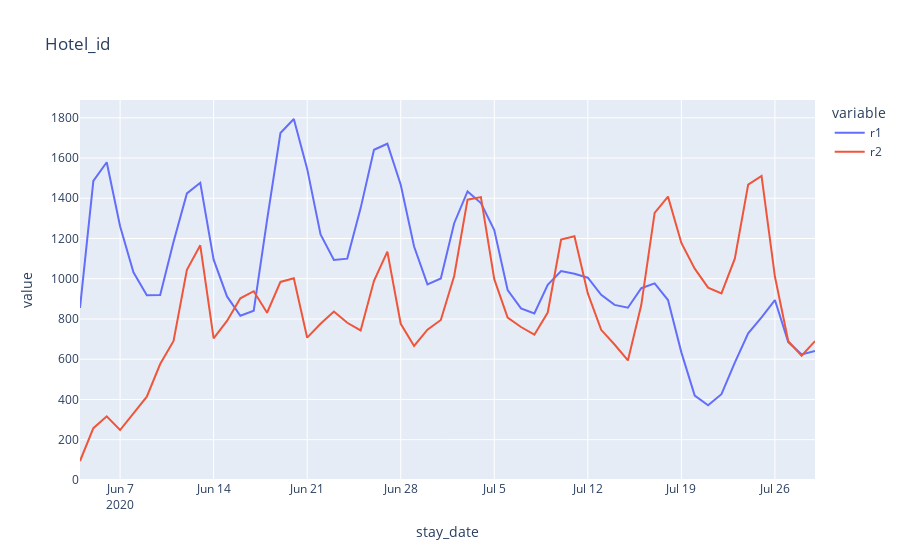
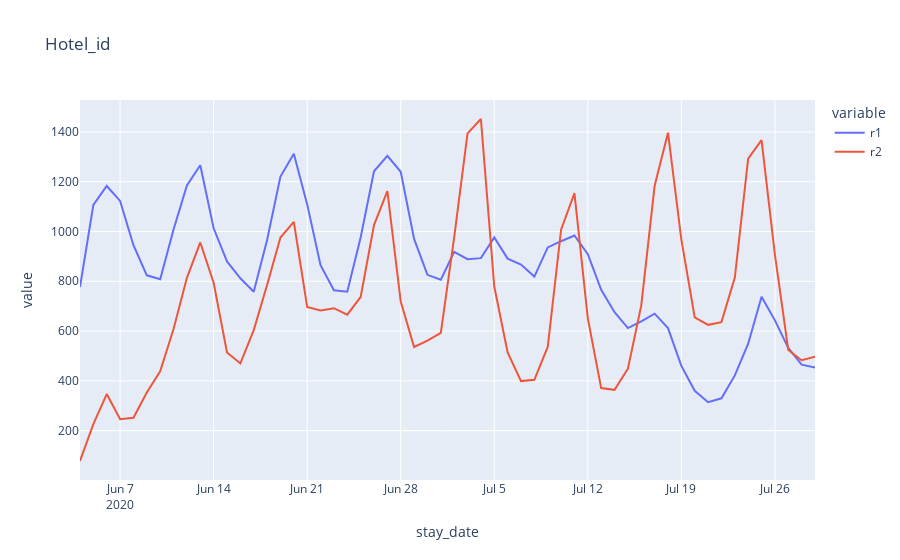
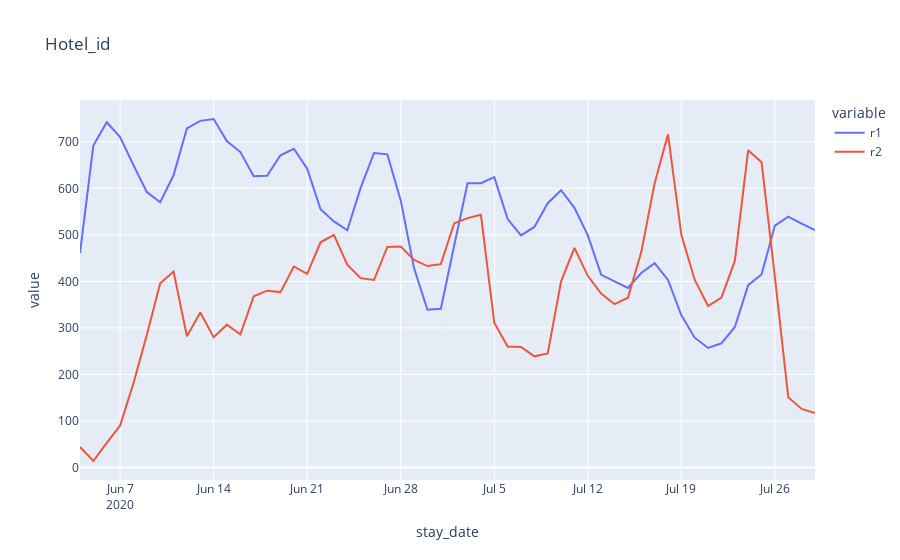
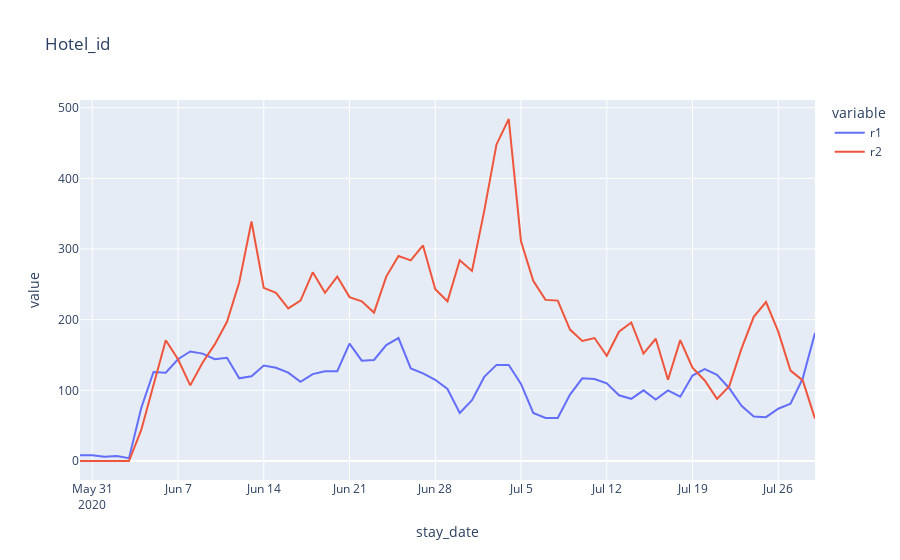

Notebook code cell kept with these figures, in order:
### Code cell
# plotting the time series graph of the top 10 values in two column.
import plotly.express as px
df3 = averageDf.sort_values(by=['r2'], ascending=False).head(10)
for hotel in list(df3['HotelID']):
    fig = px.line(df2[df2['HotelID'] == hotel], x='stay_date', y=['r1','r2'], title='Hotel_id')
    fig.show()

### Figure 1 — Plotly figure (JSON) as saved in the notebook; plotly's stock layout.template omitted (floating-point values rounded to 4 significant figures)
{"data": [{"hovertemplate": "variable=r1<br>stay_date=%{x}<br>value=%{y}<extra></extra>", "legendgroup": "r1", "line": {"color": "#636efa", "dash": "solid"}, "mode": "lines", "name": "r1", "orientation": "v", "showlegend": true, "type": "scatter", "x": ["2020-06-04", "2020-06-05", "2020-06-06", "2020-06-07", "2020-06-08", "2020-06-09", "2020-06-10", "2020-06-11", "2020-06-12", "2020-06-13", "2020-06-14", "2020-06-15", "2020-06-16", "2020-06-17", "2020-06-18", "2020-06-19", "2020-06-20", "2020-06-21", "2020-06-22", "2020-06-23", "2020-06-24", "2020-06-25", "2020-06-26", "2020-06-27", "2020-06-28", "2020-06-29", "2020-06-30", "2020-07-01", "2020-07-02", "2020-07-03", "2020-07-04", "2020-07-05", "2020-07-06", "2020-07-07", "2020-07-08", "2020-07-09", "2020-07-10", "2020-07-11", "2020-07-12", "2020-07-13", "2020-07-14", "2020-07-15", "2020-07-16", "2020-07-17", "2020-07-18", "2020-07-19", "2020-07-20", "2020-07-21", "2020-07-22", "2020-07-23", "2020-07-24", "2020-07-25", "2020-07-26", "2020-07-27", "2020-07-28", "2020-07-29"], "xaxis": "x", "y": [855, 1486, 1579, 1261, 1032, 918, 919, 1184, 1424, 1477, 1095, 912, 816, 841, 1293, 1724, 1794, 1546, 1220, 1093, 1100, 1351, 1641, 1671, 1467, 1160, 972, 1001, 1276, 1434, 1376, 1242, 944, 853, 827, 970, 1038, 1025, 1005, 920, 870, 856, 953, 977, 894, 634, 419, 371, 426, 583, 729, 808, 894, 685, 624, 641], "yaxis": "y"}, {"hovertemplate": "variable=r2<br>stay_date=%{x}<br>value=%{y}<extra></extra>", "legendgroup": "r2", "line": {"color": "#EF553B", "dash": "solid"}, "mode": "lines", "name": "r2", "orientation": "v", "showlegend": true, "type": "scatter", "x": ["2020-06-04", "2020-06-05", "2020-06-06", "2020-06-07", "2020-06-08", "2020-06-09", "2020-06-10", "2020-06-11", "2020-06-12", "2020-06-13", "2020-06-14", "2020-06-15", "2020-06-16", "2020-06-17", "2020-06-18", "2020-06-19", "2020-06-20", "2020-06-21", "2020-06-22", "2020-06-23", "2020-06-24", "2020-06-25", "2020-06-26", "2020-06-27", "2020-06-28", "2020-06-29", "2020-06-30", "2020-07-01", "2020-07-02", "2020-07-03", "2020-07-04", "2020-07-05", "2020-07-06", "2020-07-07", "2020-07-08", "2020-07-09", "2020-07-10", "2020-07-11", "2020-07-12", "2020-07-13", "2020-07-14", "2020-07-15", "2020-07-16", "2020-07-17", "2020-07-18", "2020-07-19", "2020-07-20", "2020-07-21", "2020-07-22", "2020-07-23", "2020-07-24", "2020-07-25", "2020-07-26", "2020-07-27", "2020-07-28", "2020-07-29"], "xaxis": "x", "y": [94, 257, 316, 248, 331, 414, 576, 691, 1044, 1166, 703, 790, 903, 938, 831, 984, 1002, 707, 776, 837, 781, 743, 990, 1135, 776, 666, 747, 795, 1014, 1393, 1406, 998, 807, 760, 722, 832, 1195, 1211, 927, 746, 673, 594, 869, 1327, 1408, 1178, 1050, 956, 927, 1100, 1468, 1511, 1011, 689, 617, 690], "yaxis": "y"}], "layout": {"legend": {"title": {"text": "variable"}, "tracegroupgap": 0}, "title": {"text": "Hotel_id"}, "xaxis": {"anchor": "y", "domain": [0, 1], "title": {"text": "stay_date"}}, "yaxis": {"anchor": "x", "domain": [0, 1], "title": {"text": "value"}}}}

### Figure 2 — Plotly figure (JSON) as saved in the notebook; plotly's stock layout.template omitted (floating-point values rounded to 4 significant figures)
{"data": [{"hovertemplate": "variable=r1<br>stay_date=%{x}<br>value=%{y}<extra></extra>", "legendgroup": "r1", "line": {"color": "#636efa", "dash": "solid"}, "mode": "lines", "name": "r1", "orientation": "v", "showlegend": true, "type": "scatter", "x": ["2020-06-04", "2020-06-05", "2020-06-06", "2020-06-07", "2020-06-08", "2020-06-09", "2020-06-10", "2020-06-11", "2020-06-12", "2020-06-13", "2020-06-14", "2020-06-15", "2020-06-16", "2020-06-17", "2020-06-18", "2020-06-19", "2020-06-20", "2020-06-21", "2020-06-22", "2020-06-23", "2020-06-24", "2020-06-25", "2020-06-26", "2020-06-27", "2020-06-28", "2020-06-29", "2020-06-30", "2020-07-01", "2020-07-02", "2020-07-03", "2020-07-04", "2020-07-05", "2020-07-06", "2020-07-07", "2020-07-08", "2020-07-09", "2020-07-10", "2020-07-11", "2020-07-12", "2020-07-13", "2020-07-14", "2020-07-15", "2020-07-16", "2020-07-17", "2020-07-18", "2020-07-19", "2020-07-20", "2020-07-21", "2020-07-22", "2020-07-23", "2020-07-24", "2020-07-25", "2020-07-26", "2020-07-27", "2020-07-28", "2020-07-29"], "xaxis": "x", "y": [777, 1107, 1183, 1123, 945, 824, 808, 1008, 1185, 1266, 1013, 880, 812, 758, 966, 1221, 1312, 1109, 865, 764, 758, 976, 1242, 1304, 1240, 970, 826, 806, 918, 889, 893, 976, 891, 867, 819, 936, 961, 984, 909, 766, 676, 612, 639, 670, 612, 460, 360, 314, 330, 422, 549, 738, 643, 532, 465, 454], "yaxis": "y"}, {"hovertemplate": "variable=r2<br>stay_date=%{x}<br>value=%{y}<extra></extra>", "legendgroup": "r2", "line": {"color": "#EF553B", "dash": "solid"}, "mode": "lines", "name": "r2", "orientation": "v", "showlegend": true, "type": "scatter", "x": ["2020-06-04", "2020-06-05", "2020-06-06", "2020-06-07", "2020-06-08", "2020-06-09", "2020-06-10", "2020-06-11", "2020-06-12", "2020-06-13", "2020-06-14", "2020-06-15", "2020-06-16", "2020-06-17", "2020-06-18", "2020-06-19", "2020-06-20", "2020-06-21", "2020-06-22", "2020-06-23", "2020-06-24", "2020-06-25", "2020-06-26", "2020-06-27", "2020-06-28", "2020-06-29", "2020-06-30", "2020-07-01", "2020-07-02", "2020-07-03", "2020-07-04", "2020-07-05", "2020-07-06", "2020-07-07", "2020-07-08", "2020-07-09", "2020-07-10", "2020-07-11", "2020-07-12", "2020-07-13", "2020-07-14", "2020-07-15", "2020-07-16", "2020-07-17", "2020-07-18", "2020-07-19", "2020-07-20", "2020-07-21", "2020-07-22", "2020-07-23", "2020-07-24", "2020-07-25", "2020-07-26", "2020-07-27", "2020-07-28", "2020-07-29"], "xaxis": "x", "y": [78, 226, 347, 246, 252, 353, 438, 608, 814, 956, 794, 514, 470, 604, 785, 976, 1039, 697, 683, 692, 666, 737, 1026, 1162, 719, 536, 562, 593, 976, 1394, 1452, 779, 514, 399, 404, 536, 1007, 1154, 651, 371, 364, 449, 703, 1184, 1397, 967, 655, 625, 636, 815, 1293, 1367, 907, 524, 483, 497], "yaxis": "y"}], "layout": {"legend": {"title": {"text": "variable"}, "tracegroupgap": 0}, "title": {"text": "Hotel_id"}, "xaxis": {"anchor": "y", "domain": [0, 1], "title": {"text": "stay_date"}}, "yaxis": {"anchor": "x", "domain": [0, 1], "title": {"text": "value"}}}}

### Figure 3 — Plotly figure (JSON) as saved in the notebook; plotly's stock layout.template omitted (floating-point values rounded to 4 significant figures)
{"data": [{"hovertemplate": "variable=r1<br>stay_date=%{x}<br>value=%{y}<extra></extra>", "legendgroup": "r1", "line": {"color": "#636efa", "dash": "solid"}, "mode": "lines", "name": "r1", "orientation": "v", "showlegend": true, "type": "scatter", "x": ["2020-06-04", "2020-06-05", "2020-06-06", "2020-06-07", "2020-06-08", "2020-06-09", "2020-06-10", "2020-06-11", "2020-06-12", "2020-06-13", "2020-06-14", "2020-06-15", "2020-06-16", "2020-06-17", "2020-06-18", "2020-06-19", "2020-06-20", "2020-06-21", "2020-06-22", "2020-06-23", "2020-06-24", "2020-06-25", "2020-06-26", "2020-06-27", "2020-06-28", "2020-06-29", "2020-06-30", "2020-07-01", "2020-07-02", "2020-07-03", "2020-07-04", "2020-07-05", "2020-07-06", "2020-07-07", "2020-07-08", "2020-07-09", "2020-07-10", "2020-07-11", "2020-07-12", "2020-07-13", "2020-07-14", "2020-07-15", "2020-07-16", "2020-07-17", "2020-07-18", "2020-07-19", "2020-07-20", "2020-07-21", "2020-07-22", "2020-07-23", "2020-07-24", "2020-07-25", "2020-07-26", "2020-07-27", "2020-07-28", "2020-07-29"], "xaxis": "x", "y": [461, 692, 742, 710, 650, 592, 570, 628, 729, 745, 749, 701, 678, 626, 627, 671, 685, 642, 555, 529, 510, 601, 676, 673, 574, 428, 339, 341, 477, 611, 611, 624, 534, 499, 517, 568, 596, 558, 499, 414, 400, 386, 418, 439, 403, 327, 279, 257, 267, 302, 392, 415, 520, 539, 524, 510], "yaxis": "y"}, {"hovertemplate": "variable=r2<br>stay_date=%{x}<br>value=%{y}<extra></extra>", "legendgroup": "r2", "line": {"color": "#EF553B", "dash": "solid"}, "mode": "lines", "name": "r2", "orientation": "v", "showlegend": true, "type": "scatter", "x": ["2020-06-04", "2020-06-05", "2020-06-06", "2020-06-07", "2020-06-08", "2020-06-09", "2020-06-10", "2020-06-11", "2020-06-12", "2020-06-13", "2020-06-14", "2020-06-15", "2020-06-16", "2020-06-17", "2020-06-18", "2020-06-19", "2020-06-20", "2020-06-21", "2020-06-22", "2020-06-23", "2020-06-24", "2020-06-25", "2020-06-26", "2020-06-27", "2020-06-28", "2020-06-29", "2020-06-30", "2020-07-01", "2020-07-02", "2020-07-03", "2020-07-04", "2020-07-05", "2020-07-06", "2020-07-07", "2020-07-08", "2020-07-09", "2020-07-10", "2020-07-11", "2020-07-12", "2020-07-13", "2020-07-14", "2020-07-15", "2020-07-16", "2020-07-17", "2020-07-18", "2020-07-19", "2020-07-20", "2020-07-21", "2020-07-22", "2020-07-23", "2020-07-24", "2020-07-25", "2020-07-26", "2020-07-27", "2020-07-28", "2020-07-29"], "xaxis": "x", "y": [44, 14, 53, 90, 181, 285, 396, 421, 282, 333, 280, 307, 286, 368, 380, 377, 432, 416, 484, 500, 436, 407, 403, 474, 475, 446, 433, 437, 525, 536, 543, 311, 260, 259, 239, 245, 400, 472, 412, 374, 351, 365, 463, 611, 716, 500, 403, 347, 365, 444, 682, 656, 409, 151, 126, 117], "yaxis": "y"}], "layout": {"legend": {"title": {"text": "variable"}, "tracegroupgap": 0}, "title": {"text": "Hotel_id"}, "xaxis": {"anchor": "y", "domain": [0, 1], "title": {"text": "stay_date"}}, "yaxis": {"anchor": "x", "domain": [0, 1], "title": {"text": "value"}}}}

### Figure 4 — Plotly figure (JSON) as saved in the notebook; plotly's stock layout.template omitted (floating-point values rounded to 4 significant figures)
{"data": [{"hovertemplate": "variable=r1<br>stay_date=%{x}<br>value=%{y}<extra></extra>", "legendgroup": "r1", "line": {"color": "#636efa", "dash": "solid"}, "mode": "lines", "name": "r1", "orientation": "v", "showlegend": true, "type": "scatter", "x": ["2020-05-30", "2020-05-31", "2020-06-01", "2020-06-02", "2020-06-03", "2020-06-04", "2020-06-05", "2020-06-06", "2020-06-07", "2020-06-08", "2020-06-09", "2020-06-10", "2020-06-11", "2020-06-12", "2020-06-13", "2020-06-14", "2020-06-15", "2020-06-16", "2020-06-17", "2020-06-18", "2020-06-19", "2020-06-20", "2020-06-21", "2020-06-22", "2020-06-23", "2020-06-24", "2020-06-25", "2020-06-26", "2020-06-27", "2020-06-28", "2020-06-29", "2020-06-30", "2020-07-01", "2020-07-02", "2020-07-03", "2020-07-04", "2020-07-05", "2020-07-06", "2020-07-07", "2020-07-08", "2020-07-09", "2020-07-10", "2020-07-11", "2020-07-12", "2020-07-13", "2020-07-14", "2020-07-15", "2020-07-16", "2020-07-17", "2020-07-18", "2020-07-19", "2020-07-20", "2020-07-21", "2020-07-22", "2020-07-23", "2020-07-24", "2020-07-25", "2020-07-26", "2020-07-27", "2020-07-28", "2020-07-29"], "xaxis": "x", "y": [8, 8, 6, 7, 4, 75, 126, 125, 144, 155, 152, 144, 146, 117, 120, 135, 132, 125, 112, 123, 127, 127, 166, 142, 143, 164, 174, 131, 124, 115, 102, 68, 86, 119, 136, 136, 109, 68, 61, 61, 94, 117, 116, 110, 93, 88, 100, 87, 100, 91, 121, 130, 122, 103, 78, 63, 62, 74, 81, 117, 181], "yaxis": "y"}, {"hovertemplate": "variable=r2<br>stay_date=%{x}<br>value=%{y}<extra></extra>", "legendgroup": "r2", "line": {"color": "#EF553B", "dash": "solid"}, "mode": "lines", "name": "r2", "orientation": "v", "showlegend": true, "type": "scatter", "x": ["2020-05-30", "2020-05-31", "2020-06-01", "2020-06-02", "2020-06-03", "2020-06-04", "2020-06-05", "2020-06-06", "2020-06-07", "2020-06-08", "2020-06-09", "2020-06-10", "2020-06-11", "2020-06-12", "2020-06-13", "2020-06-14", "2020-06-15", "2020-06-16", "2020-06-17", "2020-06-18", "2020-06-19", "2020-06-20", "2020-06-21", "2020-06-22", "2020-06-23", "2020-06-24", "2020-06-25", "2020-06-26", "2020-06-27", "2020-06-28", "2020-06-29", "2020-06-30", "2020-07-01", "2020-07-02", "2020-07-03", "2020-07-04", "2020-07-05", "2020-07-06", "2020-07-07", "2020-07-08", "2020-07-09", "2020-07-10", "2020-07-11", "2020-07-12", "2020-07-13", "2020-07-14", "2020-07-15", "2020-07-16", "2020-07-17", "2020-07-18", "2020-07-19", "2020-07-20", "2020-07-21", "2020-07-22", "2020-07-23", "2020-07-24", "2020-07-25", "2020-07-26", "2020-07-27", "2020-07-28", "2020-07-29"], "xaxis": "x", "y": [0, 0, 0, 0, 0, 44, 106, 171, 144, 107, 139, 165, 197, 253, 339, 245, 238, 216, 227, 267, 238, 261, 232, 226, 210, 261, 290, 284, 305, 243, 226, 284, 269, 354, 448, 484, 311, 255, 228, 227, 186, 170, 174, 149, 183, 196, 152, 173, 115, 171, 132, 114, 88, 106, 159, 204, 225, 183, 128, 114, 60], "yaxis": "y"}], "layout": {"legend": {"title": {"text": "variable"}, "tracegroupgap": 0}, "title": {"text": "Hotel_id"}, "xaxis": {"anchor": "y", "domain": [0, 1], "title": {"text": "stay_date"}}, "yaxis": {"anchor": "x", "domain": [0, 1], "title": {"text": "value"}}}}
